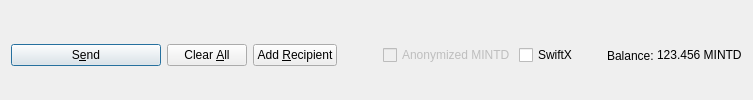
         <widget class="QFrame" name="frame_Send">
          <layout class="QHBoxLayout" name="horizontalLayout">
           <property name="bottomMargin">
            <number>0</number>
           </property>
           <item>
            <widget class="QPushButton" name="sendButton">
             <property name="minimumSize">
              <size>
               <width>150</width>
               <height>0</height>
              </size>
             </property>
             <property name="toolTip">
              <string>Confirm the send action</string>
             </property>
             <property name="text">
              <string>S&amp;end</string>
             </property>
             <property name="autoDefault">
              <bool>false</bool>
             </property>
             <property name="default">
              <bool>true</bool>
             </property>
            </widget>
           </item>
           <item>
            <widget class="QPushButton" name="clearButton">
             <property name="sizePolicy">
              <sizepolicy hsizetype="Minimum" vsizetype="Fixed">
               <horstretch>0</horstretch>
               <verstretch>0</verstretch>
              </sizepolicy>
             </property>
             <property name="toolTip">
              <string>Clear all fields of the form.</string>
             </property>
             <property name="text">
              <string>Clear &amp;All</string>
             </property>
             <property name="autoDefault">
              <bool>false</bool>
             </property>
            </widget>
           </item>
           <item>
            <widget class="QPushButton" name="addButton">
             <property name="toolTip">
              <string>Send to multiple recipients at once</string>
             </property>
             <property name="text">
              <string>Add &amp;Recipient</string>
             </property>
             <property name="autoDefault">
              <bool>false</bool>
             </property>
            </widget>
           </item>
           <item>
            <spacer name="horizontalSpacer">
             <property name="orientation">
              <enum>Qt::Horizontal</enum>
             </property>
             <property name="sizeHint" stdset="0">
              <size>
               <width>40</width>
               <height>20</height>
              </size>
             </property>
            </spacer>
           </item>
           <item>
            <layout class="QHBoxLayout" name="horizontalLayout_2">
             <property name="spacing">
              <number>3</number>
             </property>
             <item>
              <widget class="QCheckBox" name="checkzMINTD">
               <property name="enabled">
                <bool>false</bool>
               </property>
               <property name="text">
                <string>Anonymized MINTD</string>
               </property>
              </widget>
             </item>
             <item>
              <widget class="QCheckBox" name="checkSwiftTX">
               <property name="enabled">
                <bool>true</bool>
               </property>
               <property name="minimumSize">
                <size>
                 <width>85</width>
                 <height>0</height>
                </size>
               </property>
               <property name="text">
                <string>SwiftX</string>
               </property>
              </widget>
             </item>
             <item>
              <widget class="QLabel" name="labelForBalance">
               <property name="text">
                <string>Balance:</string>
               </property>
              </widget>
             </item>
             <item>
              <widget class="QLabel" name="labelBalance">
               <property name="sizePolicy">
                <sizepolicy hsizetype="Preferred" vsizetype="Fixed">
                 <horstretch>0</horstretch>
                 <verstretch>0</verstretch>
                </sizepolicy>
               </property>
               <property name="cursor">
                <cursorShape>IBeamCursor</cursorShape>
               </property>
               <property name="text">
                <string notr="true">123.456 MINTD</string>
               </property>
               <property name="textInteractionFlags">
                <set>Qt::LinksAccessibleByMouse|Qt::TextSelectableByKeyboard|Qt::TextSelectableByMouse</set>
               </property>
              </widget>
             </item>
            </layout>
           </item>
          </layout>
         </widget>
